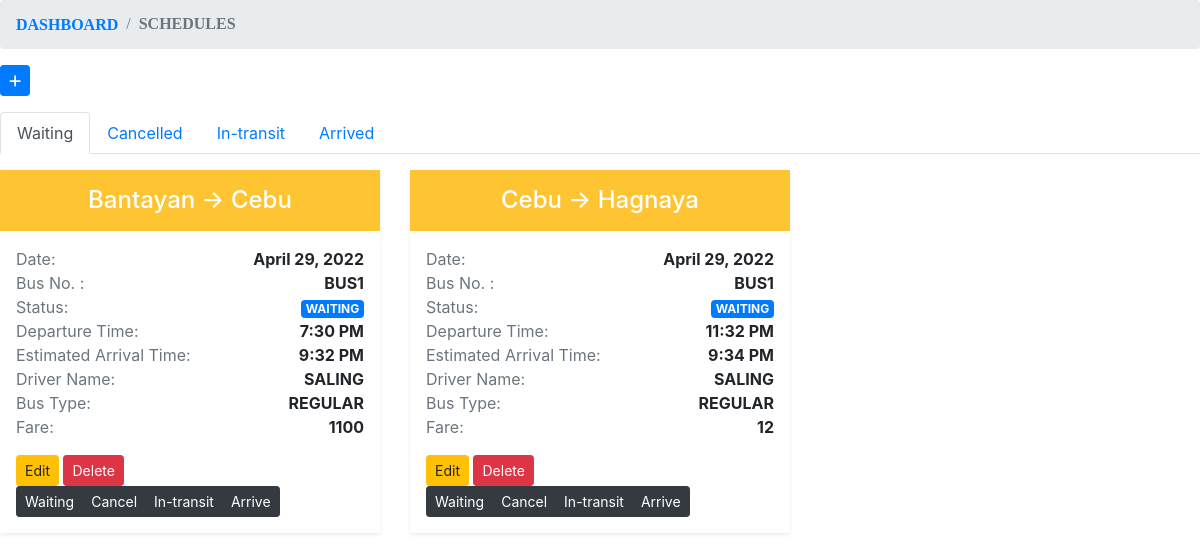
Screenshot of /admin/pages/schedules.php with the database file from the repository.
### tables this page shows
CREATE TABLE `tblschedule` (
  `id` int(11) NOT NULL,
  `route_id` int(11) NOT NULL,
  `schedule_date` date NOT NULL,
  `departure` time NOT NULL,
  `arrival` time NOT NULL,
  `bus_id` int(11) NOT NULL,
  `driver_id` int(11) NOT NULL,
  `conductor_id` int(11) NOT NULL,
  `fare` decimal(10,0) NOT NULL,
  `status` varchar(150) NOT NULL,
  `vessel_id` int(11) NOT NULL
);

CREATE TABLE `tbllocation` (
  `id` int(11) NOT NULL,
  `location_name` varchar(250) NOT NULL
);

CREATE TABLE `tblbus` (
  `id` int(11) NOT NULL,
  `bus_num` varchar(150) NOT NULL,
  `bus_type` varchar(50) NOT NULL,
  `rate_km` double NOT NULL
);

CREATE TABLE `tbldriver` (
  `id` int(11) NOT NULL,
  `name` text NOT NULL,
  `liscenseNum` varchar(100) NOT NULL
);

### controllers/schedule.php (called while the page is built, shortened)
<?php
    class Schedule
    {
        private $conn;
        private $table_name = "tblschedule";
        public function __construct($db)
        {
            $this->conn = $db;
        }
        public function getAll()
        {
            $query = "SELECT * FROM ".$this->table_name." ORDER BY schedule_date DESC, departure ASC";
            $result = $this->conn->query($query);
            $data = array();
            while ($row = $result->fetch_assoc()) {
                   $data[] = $row;
            }
            return $data;
        }
    }
?>

### controllers/route.php (called while the page is built, shortened)
<?php
    class Route
    {
        private $conn;
        private $table_name = "tblroute";
        public function __construct($db)
        {
            $this->conn = $db;
        }
        public function getById($id)
        {
            $query = "SELECT * FROM ".$this->table_name." WHERE id = '$id'";
            $result = $this->conn->query($query);
            $data = $result->fetch_assoc();
            return $data;
        }
    }
?>

### controllers/location.php (called while the page is built, shortened)
<?php
    class Location
    {
        private $conn;
        private $table_name = "tbllocation";
        public function __construct($db)
        {
            $this->conn = $db;
        }
        public function getById($id)
        {
            $query = "SELECT * FROM ".$this->table_name." WHERE id = '$id'";
            $result = $this->conn->query($query);
            $data = $result->fetch_assoc();
            return $data;
        }
    }
?>

### controllers/bus.php (called while the page is built, shortened)
<?php
    class Bus
    {
        private $conn;
        private $table_name = "tblbus";
        public function __construct($db)
        {
            $this->conn = $db;
        }
        public function getById($id)
        {
            $query = "SELECT * FROM ".$this->table_name." WHERE id = '$id'";
            $result = $this->conn->query($query);
            $data = $result->fetch_assoc();
            return $data;
        }
    }
?>

### controllers/driver.php (called while the page is built, shortened)
<?php
    class Driver
    {
        private $conn;
        private $table_name = "tbldriver";
        public function __construct($db)
        {
            $this->conn = $db;
        }
        public function getById($id)
        {
            $query = "SELECT * FROM ".$this->table_name." WHERE id = '$id'";
            $result = $this->conn->query($query);
            $data = $result->fetch_assoc();
            return $data;
        }
    }
?>

### admin/pages/schedules.php (the view, shortened to what this page needs)
<!doctype html>
<html lang="en">
  <head>
    <link rel="stylesheet" href="./assets/bootstrap/css/bootstrap.min.css" />
    <link rel="stylesheet" href="https://cdnjs.cloudflare.com/ajax/libs/font-awesome/4.7.0/css/font-awesome.min.css">
    <link rel="stylesheet" href="./assets/styles.css" />
  </head>
<?php
    include('../controllers/schedule.php');
    include('../controllers/route.php');
    include('../controllers/location.php');
    include('../controllers/bus.php');
    include('../controllers/driver.php');
    $database = new Database();
    $db = $database->getConnection();
    $new_schedule = new Schedule($db);
    $schedules = $new_schedule->getAll();
    $new_location = new Location($db);
?>
<div>
    <nav aria-label="breadcrumb">
        <ol class="breadcrumb">
        <li class="breadcrumb-item"><a href="index.php" style="font-family: 'Times New Roman', serif;"><b>DASHBOARD</b></a></li>
            <li class="breadcrumb-item active" aria-current="page" style="font-family: 'Times New Roman', serif;"><b>SCHEDULES</b></li>
      </ol>
    </nav>
    <div class="text-left mb-3">
        <button type="button" class="btn btn-primary btn-sm" data-toggle="modal" data-target="#newScheduleModal">
        <i class="fa fa-plus" >  New Schedule</i>
        </button>
    </div>
    <ul class="nav nav-tabs" id="myTab" role="tablist">
        <li class="nav-item" role="presentation">
            <a class="nav-link active" id="waiting-tab" data-toggle="tab" href="#waiting" role="tab" aria-controls="waiting" aria-selected="true">Waiting</a>
        </li>
        <li class="nav-item" role="presentation">
            <a class="nav-link" id="cancelled-tab" data-toggle="tab" href="#cancelled" role="tab" aria-controls="cancelled" aria-selected="false">Cancelled</a>
        </li>
        <li class="nav-item" role="presentation">
            <a class="nav-link" id="in-transit-tab" data-toggle="tab" href="#in-transit" role="tab" aria-controls="in-transit" aria-selected="false">In-transit</a>
        </li>
        <li class="nav-item" role="presentation">
            <a class="nav-link" id="arrived-tab" data-toggle="tab" href="#arrived" role="tab" aria-controls="arrived" aria-selected="false">Arrived</a>
        </li>
    </ul>
    <div class="tab-content" id="myTabContent">
        <div class="tab-pane fade show active" id="waiting" role="tabpanel" aria-labelledby="waiting-tab">
            <div class="row mt-3">
                <?php
                    foreach ($schedules as &$row) {
                        if($row['status'] === 'waiting'){
                            $new_route = new Route($db);
                        $route = $new_route->getById($row["route_id"]);
                        $location_from = $new_location->getById($route["route_from"]);
                        $location_to = $new_location->getById($route["route_to"]);
                        $new_bus = new Bus($db);
                        $bus = $new_bus->getById($row["bus_id"]);
                        $new_driver = new Driver($db);
                        $driver = $new_driver->getById($row["driver_id"]);
                        $status = null;
                        if($row["status"] === 'waiting'){
                            $status = '<span class="badge badge-primary">WAITING</span>';
                        }else if($row["status"] === 'arrived'){
                            $status = '<span class="badge badge-success">ARRIVED</span>';
                        }else if($row["status"] === 'cancelled'){
                            $status = '<span class="badge badge-danger">CANCELLED</span>';
                        }else if($row["status"] === 'in-transit'){
                            $status = '<span class="badge badge-info">IN-TRANSIT</span>';
                        }
                        ?>
                        <div class="col-md-4" id="<?php echo $row["id"]; ?>">
                            <div class="bg-white shadow-sm">
                                <div class="p-3 bg-primary text-white">
                                    <h4 class="mb-0 text-center">
                                        <?php echo $location_from["location_name"].' &#x2192; '.$location_to["location_name"] ?>
                                    </h4>
                                </div>
                                <div class="p-3">
                                    <p class="d-flex align-items-center justify-content-between mb-0">
                                        <span class="text-muted d-block">Date:</span>
                                        <strong><?php echo date_format(date_create($row['schedule_date']),'F j, Y') ?></strong>
                                    </p>
                                    <p class="d-flex align-items-center justify-content-between mb-0">
                                        <span class="text-muted d-block">Bus No. :</span>
                                        <strong class="text-uppercase"><?php echo $bus['bus_num'] ?></strong>
                                    </p>
                                    <p class="d-flex align-items-center justify-content-between mb-0">
                                        <span class="text-muted d-block">Status:</span>
                                        <strong class="text-uppercase"><?php echo $status ?></strong>
                                    </p>
                                    <p class="d-flex align-items-center justify-content-between mb-0">
                                        <span class="text-muted d-block">Departure Time:</span>
                                        <strong><?php echo date_format(date_create($row['departure']), 'g:i A') ?></strong>
                                    </p>
                                    <p class="d-flex align-items-center justify-content-between mb-0">
                                        <span class="text-muted d-block">Estimated Arrival Time:</span>
                                        <strong><?php echo date_format(date_create($row['arrival']), 'g:i A') ?></strong>
                                    </p>
                                    <p class="d-flex align-items-center justify-content-between mb-0">
                                        <span class="text-muted d-block">Driver Name:</span>
                                        <strong class="text-uppercase"><?php echo $driver['name'] ?></strong>
                                    </p>
                                    <p class="d-flex align-items-center justify-content-between mb-0">
                                        <span class="text-muted d-block">Bus Type:</span>
                                        <strong class="text-uppercase"><?php echo $bus['bus_type'] ?></strong>
                                    </p>
                                    <p class="d-flex align-items-center justify-content-between mb-0">
                                        <span class="text-muted d-block">Fare:</span>
                                        <strong><?php echo $row['fare'] ?></strong>
                                    </p>
                                    <div class="mt-3">
                                        <a href="#scheduleEditModal" class="btn btn-sm btn-warning scheduleUpdate"
                                        data-id="<?php echo $row["id"]; ?>"
                                        data-route_id="<?php echo $row["route_id"]; ?>"
                                        data-schedule_date="<?php echo $row["schedule_date"]; ?>"
                                        data-departure="<?php echo $row["departure"]; ?>"
                                        data-arrival="<?php echo $row["arrival"]; ?>"
                                        data-bus_id="<?php echo $row["bus_id"]; ?>"
                                        data-driver_id="<?php echo $row["driver_id"]; ?>"
                                        data-fare="<?php echo $row["fare"]; ?>"
                                        data-toggle="modal">Edit</a>
                                        <a href="#scheduleDeleteModal" class="btn btn-sm btn-danger scheduleDelete"
                                        data-id="<?php echo $row["id"]; ?>" data-toggle="modal">Delete</a>
                                        <div class="btn-group" role="group" aria-label="Basic example">
                                        <button type="button" class="btn btn-sm btn-dark" onclick="updateStatus('<?php echo $row['id'] ?>', 'waiting')">Waiting</button>
                                            <button type="button" class="btn btn-sm btn-dark" onclick="updateStatus('<?php echo $row['id'] ?>', 'cancelled')">Cancel</button>
                                            <button type="button" class="btn btn-sm btn-dark" onclick="updateStatus('<?php echo $row['id'] ?>', 'in-transit')">In-transit</button>
                                            <button type="button" class="btn btn-sm btn-dark" onclick="updateStatus('<?php echo $row['id'] ?>', 'arrived')">Arrive</button>
                                        </div>
                                    </div>
                                </div>
                            </div>
                        </div>
                        <?php
                        }
                    }
                ?>
            </div>
        </div>
        </div>
    </div>

### assets/styles.css (style rules this page uses)
:root { --blue: #1e90ff; --white: #ffffff; --radius: 0.5rem; --clr-primary: #18ffff; --clr-primary-light: #adffff; --clr-primary-dark: #091034; --clr-gray100: #f9fbff; --clr-gray150: #f4f6fb; --clr-gray200: #eef1f6; --clr-gray300: #e1e5ee; --clr-gray400: #767b91; --clr-gray500: #4f546c; --clr-gray600: #2a324b; --clr-gray700: #161d34; --clr-bg: #060b23; }
* { margin: 0; padding: 0; box-sizing: border-box; }
.bg-primary { background-color: #ffc432 !important; }

### rows the page displays
tblschedule: tbllocation.location_name "Bantayan", tbllocation.location_name "Cebu", schedule_date "April 29, 2022", bus.bus_num "BUS1", status "WAITING", departure "7:30 PM", arrival "9:32 PM", driver.name "SALING", bus.bus_type "REGULAR", fare "1100"
tblschedule: tbllocation.location_name "Cebu", tbllocation.location_name "Hagnaya", schedule_date "April 29, 2022", bus.bus_num "BUS1", status "WAITING", departure "11:32 PM", arrival "9:34 PM", driver.name "SALING", bus.bus_type "REGULAR", fare "12"
